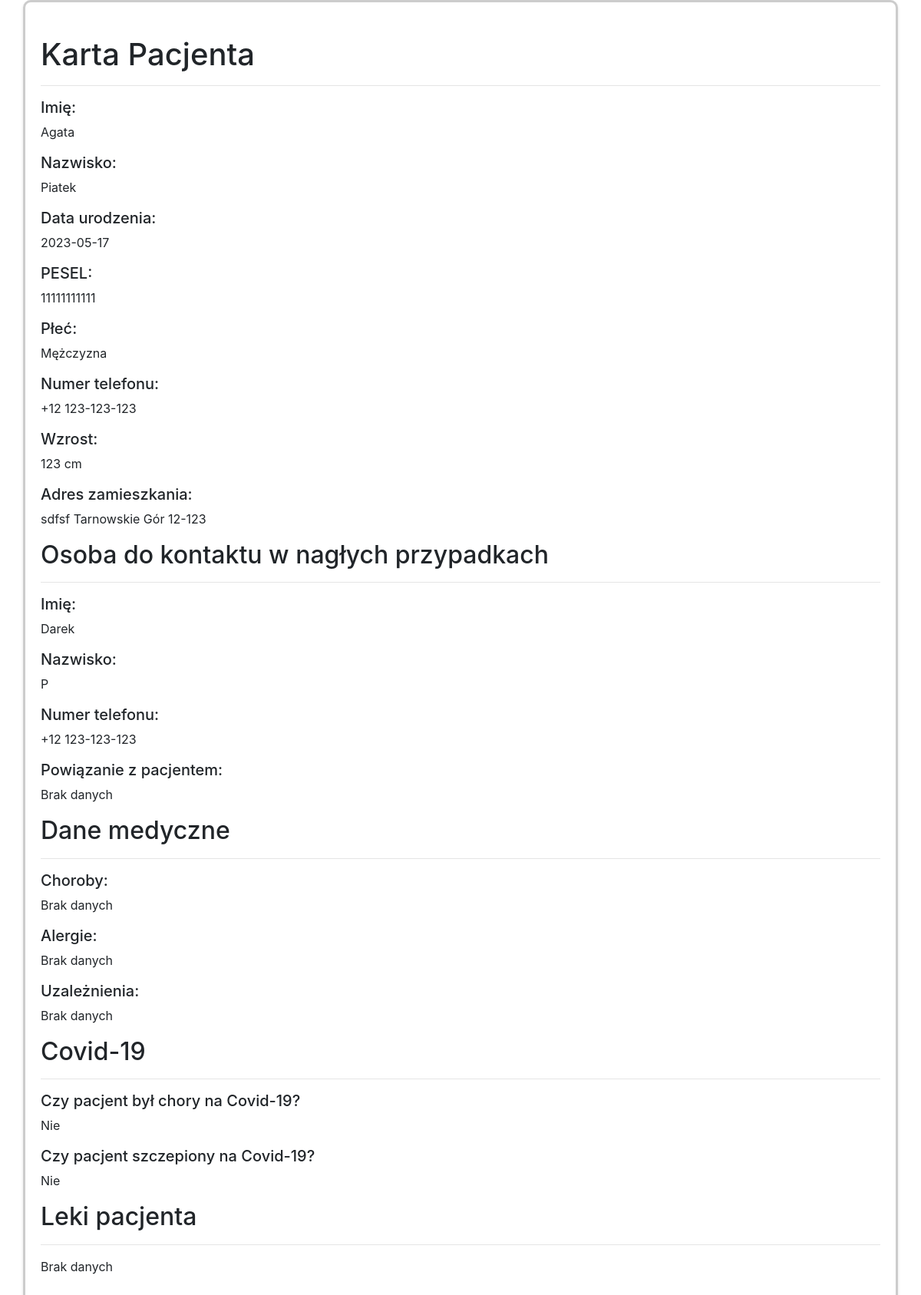
/view/9/ (signed in), run on the app's committed database.
### proxymodelapp/models.py (models this page shows)
class Form(models.Model):
    patient = models.ForeignKey(Patient, on_delete=models.CASCADE)
    pseudo_id = models.IntegerField(default=0)
    name=models.CharField(max_length=100,blank=True)
    surname=models.CharField(max_length=100,blank=True)
    date_of_birth=models.CharField(max_length=12, blank=True)
    pesel=models.CharField(max_length=12, blank=True)
    sex = models.CharField(max_length=15, blank=True)
    phone_regex = RegexValidator(regex=r'\b\d{2}\s\d{3}-\d{3}-\d{3}\b', message="Phone number must be entered in the format: '+48 999-999-999'.")
    phone_number = models.CharField(validators=[phone_regex], max_length=17, blank=True)
    height=models.CharField(max_length=5, blank=True)
    postal_code_regex = RegexValidator(regex=r'\b\d{2}-\d{3}\b', message="Postal code must be entered in the format: '42-600'.")
    postal_code = models.CharField(validators=[postal_code_regex], max_length=6, blank=True)
    city_regex = RegexValidator(regex=r'^[A-ZĄĆĘŁŃÓŚŹŻa-ząćęłńóśźż ]+(?:[\s-][A-ZĄĆĘŁŃÓŚŹŻa-ząćęłńóśźż ]+)*$', message="Incorrect city format.")
    city = models.CharField(validators=[city_regex], max_length=100, blank=True)
    street_regex = RegexValidator(regex=r'^[A-ZĄĆĘŁŃÓŚŹŻa-ząćęłńóśźż ]+\s\d+[A-Z]?\/?\d*\b', message="Incorrect street format.")
    street = models.CharField(validators=[street_regex], max_length=100, blank=True)
    name_to_contact=models.CharField(max_length=30, blank=True)
    surname_to_contact=models.CharField(max_length=30, blank=True)
    phone_number_to_contact = models.CharField(validators=[phone_regex], max_length=17, blank=True)
    connection_with_patient=models.CharField(max_length=30, blank=True)
    illness=models.CharField(max_length=200, blank=True)
    allergies=models.CharField(max_length=200, blank=True)
    addiction=models.CharField(max_length=200, blank=True)
    had_covid19 = models.CharField(max_length=5, blank=True)
    date_of_covid19=models.CharField(max_length=15, blank=True)
    covid19_vaccinated = models.CharField(max_length=5, blank=True)
    date_of_covid19_vaccinated=models.CharField(max_length=15, blank=True)
    name_of_drug=models.CharField(max_length=30, blank=True)
    drug_dose=models.CharField(max_length=10, blank=True)
    m_a_e_drug_dose = models.CharField(max_length=15, blank=True)
    extra_informations=models.CharField(max_length=1000, blank=True)

### proxymodelapp/views.py (the view)
# urls.py: path('view/<int:id>/',proxy_views.view_form,name='viewform'),
@login_required
def view_form(request,id):
    user_profile = Form.objects.get(pk=id)
    unwanted_marks = "(),'"
    relocation_map = str.maketrans("", "", unwanted_marks)
    user_profile.name = user_profile.name.translate(relocation_map)
    return render(request,'formapp/generatedfile.html',{'user_profile':user_profile})

### proxymodelapp/templates/formapp/generatedfile.html (shortened to what this page needs)
<!DOCTYPE html>
<html lang="en">
<head>
  <link rel="stylesheet" href="https://stackpath.bootstrapcdn.com/bootstrap/4.5.0/css/bootstrap.min.css">
</head>
<body>
  <div class="container">
    <h1 class="mt-4">Karta Pacjenta</h1>
    <hr>
    <div class="form-group">
      <h5>Imię:</h5>
      <p class="form-control-static">{{user_profile.name|title}}</p>
    </div>
    <div class="form-group">
      <h5>Nazwisko:</h5>
      <p class="form-control-static">{{user_profile.surname|title}}</p>
    </div>
    <div class="form-group">
      <h5>Data urodzenia:</h5>
      <p class="form-control-static">{{user_profile.date_of_birth}}</p>
    </div>
    <div class="form-group">
      <h5>PESEL:</h5>
      <p class="form-control-static">{{user_profile.pesel}}</p>
    </div>
    <div class="form-group">
      <h5>Płeć:</h5>
      <p class="form-control-static">{{user_profile.sex}}</p>
    </div>
    <div class="form-group">
      <h5>Numer telefonu:</h5>
      <p class="form-control-static">+{{user_profile.phone_number}}</p>
    </div>
    <div class="form-group">
      <h5>Wzrost:</h5>
      <p class="form-control-static">{{user_profile.height}} cm</p>
    </div>
    <div class="form-group">
      <h5>Adres zamieszkania:</h5>
      <p class="form-control-static">{{user_profile.street}} {{user_profile.city}} {{user_profile.postal_code}}</p>
    </div>
    <h2>Osoba do kontaktu w nagłych przypadkach</h2>
    <hr>
    {% if user_profile.name_to_contact and user_profile.surname_to_contact %}
    <div class="form-group">
      <h5>Imię:</h5>
      {% if user_profile.name_to_contact %}
      <p class="form-control-static">{{user_profile.name_to_contact|title}}</p>
      {% else %}
      <p class="form-control-static">Brak danych</p>
      {% endif %}
    </div>
    <div class="form-group">
      <h5>Nazwisko:</h5>
      {% if user_profile.surname_to_contact %}
      <p class="form-control-static">{{user_profile.surname_to_contact|title}}</p>
      {% else %}
      <p class="form-control-static">Brak danych</p>
      {% endif %}
    </div>
    <div class="form-group">
      <h5>Numer telefonu:</h5>
      {% if user_profile.phone_number_to_contact %}
      <p class="form-control-static">+{{user_profile.phone_number_to_contact}}</p>
      {% else %}
      <p class="form-control-static">Brak danych</p>
      {% endif %}
    </div>
    <div class="form-group">
      <h5>Powiązanie z pacjentem:</h5>
      {% if user_profile.connection_with_patient %}
      <p class="form-control-static">{{user_profile.connection_with_patient}}</p>
      {% else %}
      <p class="form-control-static">Brak danych</p>
      {% endif %}
    </div>
    {% else %}
    <p class="form-control-static">Brak danych</p>
    {% endif %}
    <h2>Dane medyczne</h2>
    <hr>
    <div class="form-group">
      <h5>Choroby:</h5>
      {% if user_profile.illness %}
      <p class="form-control-static">{{user_profile.illness}}</p>
      {% else %}
      <p class="form-control-static">Brak danych</p>
      {% endif %}
    </div>
    <div class="form-group">
      <h5>Alergie:</h5>
      {% if user_profile.allergies %}
      <p class="form-control-static">{{user_profile.allergies}}</p>
      {% else %}
      <p class="form-control-static">Brak danych</p>
      {% endif %}
    </div>
    <div class="form-group">
      <h5>Uzależnienia:</h5>
      {% if user_profile.addiction %}
      <p class="form-control-static">{{user_profile.addiction}}</p>
      {% else %}
      <p class="form-control-static">Brak danych</p>
      {% endif %}
    </div>
    <h2>Covid-19</h2>
    <hr>
    {% if user_profile.had_covid19 == 'Tak' %}
    <div class="form-group">
      <h5>Czy pacjent był chory na Covid-19?</h5>
      <p class="form-control-static">{{user_profile.had_covid19}}</p>
    </div>
    <div class="form-group">
      <h5>Data wykrycia Choroby Covid-19:</h5>
      <p class="form-control-static">{{user_profile.date_of_covid19}}</p>
    </div>
    {% else %}
    <div class="form-group">
      <h5>Czy pacjent był chory na Covid-19?</h5>
      <p class="form-control-static">{{user_profile.had_covid19}}</p>
    </div>
    {% endif %}
    {% if user_profile.had_covid19 == 'Tak' %}
    <div class="form-group">
      <h5>Czy pacjent szczepiony na Covid-19?</h5>
      <p class="form-control-static">{{user_profile.had_covid19}}</p>
    </div>
    <div class="form-group">
      <h5>Data ostatniego szczepienia pacjenta:</h5>
      <p class="form-control-static">{{user_profile.date_of_covid19}}</p>
    </div>
    {% else %}
    <div class="form-group">
      <h5>Czy pacjent szczepiony na Covid-19?</h5>
      <p class="form-control-static">{{user_profile.had_covid19}}</p>
    </div>
    {% endif %}
    <h2>Leki pacjenta</h2>
    <hr>
    {% if user_profile.name_of_drug %}
    <div class="form-group">
      <h5>Nazwa leku:</h5>
      {% if user_profile.name_of_drug %}
      <p class="form-control-static">{{user_profile.name_of_drug}}</p>
      {% else %}
      <p class="form-control-static">Brak danych</p>
      {% endif %}
    </div>
    <div class="form-group">
      <h5>Dawka leku:</h5>
      {% if user_profile.drug_dose %}
      <p class="form-control-static">{{user_profile.drug_dose}}</p>
      {% else %}
      <p class="form-control-static">Brak danych</p>
      {% endif %}
    </div>
    <div class="form-group">
      <h5>O jakiej porze pacjent powinien zażyć leki:</h5>
      {% if user_profile.m_a_e_drug_dose %}
      <p class="form-control-static">{{user_profile.m_a_e_drug_dose}}</p>
      {% else %}
      <p class="form-control-static">Brak danych</p>
      {% endif %}
    </div>
    {% else %}
    <p class="form-control-static">Brak danych</p>
    {% endif %}
  </div>
</body>
</html>

### proxymodelapp/templates/formapp/generatedfile.html (style rules this page uses)
.container { background-color: #fff; border: 3px solid #ccc; box-shadow: 0px 2px 4px rgba(0, 0, 0, 0.1); padding: 20px; border-radius: 10px; }

### data on the page
Form: name "Agata", surname "Piatek", date_of_birth "2023-05-17", pesel "11111111111", sex "Mężczyzna", phone_number "12 123-123-123", height "123", street "sdfsf", city "Tarnowskie Gór", postal_code "12-123", name_to_contact "Darek", surname_to_contact "P", phone_number_to_contact "12 123-123-123", had_covid19 "Nie"
